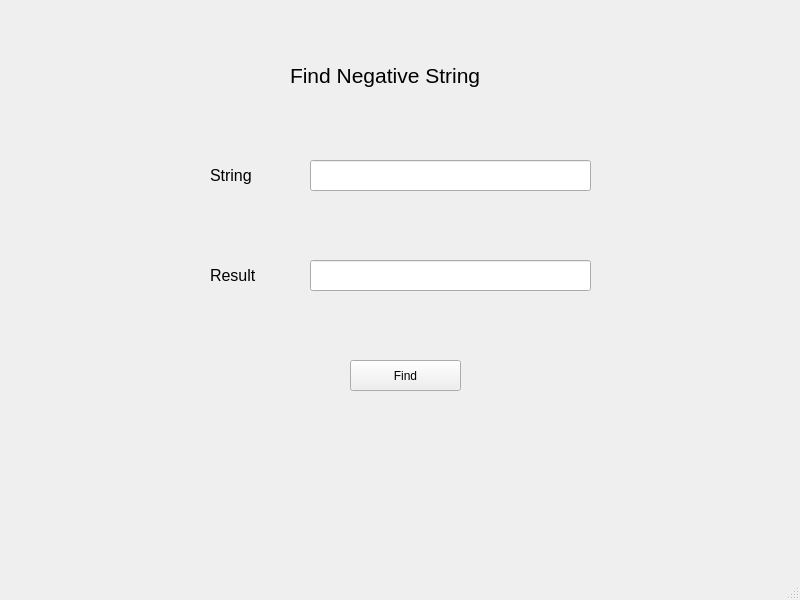
<?xml version="1.0" encoding="UTF-8"?>
<ui version="4.0">
 <class>MainWindow</class>
 <widget class="QMainWindow" name="MainWindow">
  <property name="geometry">
   <rect>
    <x>0</x>
    <y>0</y>
    <width>800</width>
    <height>600</height>
   </rect>
  </property>
  <property name="windowTitle">
   <string>MainWindow</string>
  </property>
  <widget class="QWidget" name="centralwidget">
   <widget class="QLabel" name="labeltitle">
    <property name="geometry">
     <rect>
      <x>290</x>
      <y>60</y>
      <width>241</width>
      <height>31</height>
     </rect>
    </property>
    <property name="font">
     <font>
      <pointsize>16</pointsize>
     </font>
    </property>
    <property name="text">
     <string>Find Negative String</string>
    </property>
   </widget>
   <widget class="QPushButton" name="pushButton">
    <property name="geometry">
     <rect>
      <x>350</x>
      <y>360</y>
      <width>111</width>
      <height>31</height>
     </rect>
    </property>
    <property name="text">
     <string>Find</string>
    </property>
   </widget>
   <widget class="QLabel" name="labelstring">
    <property name="geometry">
     <rect>
      <x>210</x>
      <y>160</y>
      <width>61</width>
      <height>31</height>
     </rect>
    </property>
    <property name="font">
     <font>
      <pointsize>12</pointsize>
     </font>
    </property>
    <property name="text">
     <string>String</string>
    </property>
   </widget>
   <widget class="QLabel" name="labelresult">
    <property name="geometry">
     <rect>
      <x>210</x>
      <y>260</y>
      <width>61</width>
      <height>31</height>
     </rect>
    </property>
    <property name="font">
     <font>
      <pointsize>12</pointsize>
     </font>
    </property>
    <property name="text">
     <string>Result</string>
    </property>
   </widget>
   <widget class="QLineEdit" name="lineEditstring">
    <property name="geometry">
     <rect>
      <x>310</x>
      <y>160</y>
      <width>281</width>
      <height>31</height>
     </rect>
    </property>
   </widget>
   <widget class="QLineEdit" name="lineEditresult">
    <property name="geometry">
     <rect>
      <x>310</x>
      <y>260</y>
      <width>281</width>
      <height>31</height>
     </rect>
    </property>
   </widget>
  </widget>
  <widget class="QMenuBar" name="menubar">
   <property name="geometry">
    <rect>
     <x>0</x>
     <y>0</y>
     <width>800</width>
     <height>26</height>
    </rect>
   </property>
  </widget>
  <widget class="QStatusBar" name="statusbar"/>
 </widget>
 <resources/>
 <connections/>
</ui>
